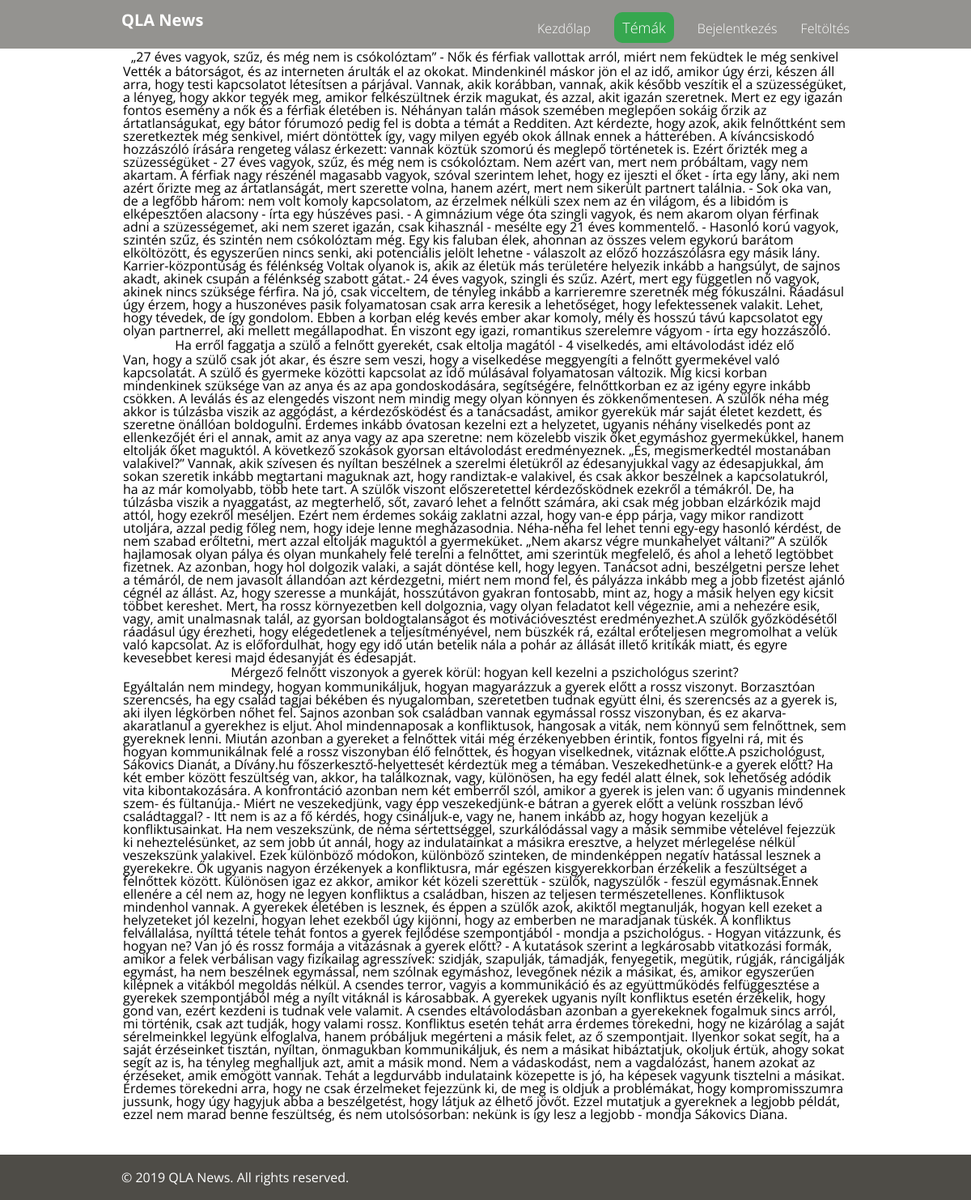
/?p=adult, run on the app's committed database.
### tables this page shows
CREATE TABLE IF NOT EXISTS `adult` (
  `id` int(100) NOT NULL AUTO_INCREMENT,
  `title` varchar(255) NOT NULL,
  `content` TEXT NOT NULL,
  `img` BLOB,
  PRIMARY KEY (`id`)
);

### views/adult.php (the view, shortened to what this page needs)
<link rel="stylesheet" href="css/views.css"  >
<?php include_once "_header.php"; ?>
<table>
	<?php
$conn=mysqli_connect("localhost","root","","hirek");
$conn->set_charset('utf8');
	$sql ="SELECT title, content FROM adult";
	$result = $conn -> query($sql);
	if($result-> num_rows >0){
		while($row = $result->fetch_assoc()){
			echo "<tr><th>".$row["title"] . "</th></tr><tr><td>" . $row["content"]."<td></tr>";
		}
		echo"</table>";
	} else {
		echo "0 eredmény";
	}
	?>
<?php include_once "_footer.php"; ?>

### css/app.css (style rules this page uses)
* { margin: 0; padding: 0; border: 0; font-size: 100%; font: inherit; vertical-align: baseline; box-sizing: border-box; }
html, body { width: 100%; height: 100%; line-height: 1; font-family: 'Open Sans', Arial, Helvetica, sans-serif; color: #000000; background: white; }
body { display: flex; flex-direction: column; }

### data on the page
adult: title "„27 éves vagyok, szűz, és még nem is csókolóztam” - Nők és férfiak vallottak arról, miért nem feküdtek le még senkivel", content "Vették a bátorságot, és az interneten árulták el az okokat. Mindenkinél máskor jön el az idő, amikor úgy érzi, készen áll arra, hogy testi kapcsolatot létesítsen a párjával. Vannak, akik korábban, vannak, akik később veszítik el a szüzességüket, a lényeg, hogy akkor tegyék meg, amikor felkészültnek érzik magukat, és azzal, akit igazán szeretnek. Mert ez egy igazán fontos esemény a nők és a férfiak életében is. Néhányan talán mások szemében meglepően sokáig őrzik az ártatlanságukat, egy bátor fórumozó pedig fel is dobta a témát a Redditen. Azt kérdezte, hogy azok, akik felnőttként sem szeretkeztek még senkivel, miért döntöttek így, vagy milyen egyéb okok állnak ennek a hátterében. A…"
adult: title "Ha erről faggatja a szülő a felnőtt gyerekét, csak eltolja magától - 4 viselkedés, ami eltávolodást idéz elő", content "Van, hogy a szülő csak jót akar, és észre sem veszi, hogy a viselkedése meggyengíti a felnőtt gyermekével való kapcsolatát. A szülő és gyermeke közötti kapcsolat az idő múlásával folyamatosan változik. Míg kicsi korban mindenkinek szüksége van az anya és az apa gondoskodására, segítségére, felnőttkorban ez az igény egyre inkább csökken. A leválás és az elengedés viszont nem mindig megy olyan könnyen és zökkenőmentesen. A szülők néha még akkor is túlzásba viszik az aggódást, a kérdezősködést és a tanácsadást, amikor gyerekük már saját életet kezdett, és szeretne önállóan boldogulni. Érdemes inkább óvatosan kezelni ezt a helyzetet, ugyanis néhány viselkedés pont az ellenkezőjét éri el annak,…"
adult: title "Mérgező felnőtt viszonyok a gyerek körül: hogyan kell kezelni a pszichológus szerint?", content "Egyáltalán nem mindegy, hogyan kommunikáljuk, hogyan magyarázzuk a gyerek előtt a rossz viszonyt. Borzasztóan szerencsés, ha egy család tagjai békében és nyugalomban, szeretetben tudnak együtt élni, és szerencsés az a gyerek is, aki ilyen légkörben nőhet fel. Sajnos azonban sok családban vannak egymással rossz viszonyban, és ez akarva-akaratlanul a gyerekhez is eljut. Ahol mindennaposak a konfliktusok, hangosak a viták, nem könnyű sem felnőttnek, sem gyereknek lenni. Miután azonban a gyereket a felnőttek vitái még érzékenyebben érintik, fontos figyelni rá, mit és hogyan kommunikálnak felé a rossz viszonyban élő felnőttek, és hogyan viselkednek, vitáznak előtte.A pszichológust, Sákovics…"
